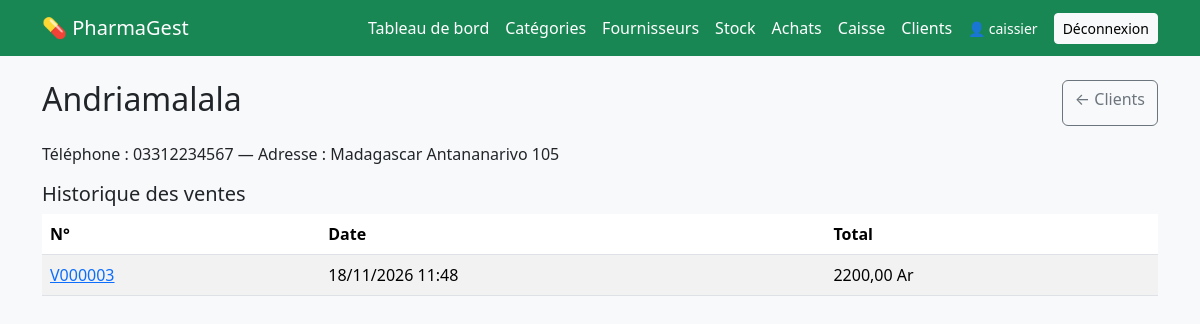
Screenshot of /clients/1/ (signed in) with the database file from the repository.
### clients/models.py (models this page shows, shortened)
class Client(models.Model):
    nom = models.CharField(max_length=150)
    telephone = models.CharField(max_length=30, blank=True)
    adresse = models.CharField(max_length=255, blank=True)
    actif = models.BooleanField(default=True)
    date_creation = models.DateTimeField(auto_now_add=True)
    class Meta:
        ordering = ["nom"]

### ventes/models.py (models this page shows, shortened)
class Vente(models.Model):
    MODES = [
        ("especes", "Espèces"),
        ("mobile_money", "Mobile money"),
        ("autre", "Autre"),
    ]
    numero = models.CharField(max_length=20, unique=True, null=True, blank=True)
    utilisateur = models.ForeignKey(
        settings.AUTH_USER_MODEL, on_delete=models.SET_NULL, null=True, blank=True
    )
    client = models.ForeignKey(
        "clients.Client", on_delete=models.SET_NULL,
        null=True, blank=True, related_name="ventes"
    )
    mode_paiement = models.CharField(max_length=20, choices=MODES, default="especes")
    total = models.DecimalField(max_digits=12, decimal_places=2, default=0)
    date = models.DateTimeField(auto_now_add=True)
    class Meta:
        ordering = ["-date"]

### clients/views.py (the view)
# urls.py: path("<int:pk>/", views.ClientDetailView.as_view(), name="client_detail"),
class ClientDetailView(DetailView):
    model = Client
    template_name = "clients/detail.html"
    def get_context_data(self, **kwargs):
        ctx = super().get_context_data(**kwargs)
        ctx["ventes"] = self.object.ventes.all()[:50]
        return ctx

### templates/clients/detail.html
{% extends "base.html" %}
{% block content %}
<div class="d-flex justify-content-between mb-3">
  <h2>{{ object.nom }}</h2>
  <a href="{% url 'client_liste' %}" class="btn btn-outline-secondary">← Clients</a>
</div>
<p>Téléphone : {{ object.telephone|default:"—" }} — Adresse : {{ object.adresse|default:"—" }}</p>
<h5>Historique des ventes</h5>
<table class="table table-striped bg-white">
  <thead><tr><th>N°</th><th>Date</th><th>Total</th></tr></thead>
  <tbody>
  {% for v in ventes %}
    <tr>
      <td><a href="{% url 'vente_detail' v.pk %}">{{ v.numero }}</a></td>
      <td>{{ v.date|date:"d/m/Y H:i" }}</td>
      <td>{{ v.total }} Ar</td>
    </tr>
  {% empty %}
    <tr><td colspan="3" class="text-center">Aucune vente.</td></tr>
  {% endfor %}
  </tbody>
</table>
{% endblock %}

### templates/base.html (shortened to what this page needs)
<!DOCTYPE html>
<html lang="fr">
<head>
  <link href="https://cdn.jsdelivr.net/npm/bootstrap@5.3.3/dist/css/bootstrap.min.css" rel="stylesheet">
</head>
<body class="bg-light">
<nav class="navbar navbar-dark bg-success mb-4">
  <div class="container">
    <a class="navbar-brand" href="{% url 'medicament_liste' %}">💊 PharmaGest</a>
    <div class="d-flex gap-3 align-items-center flex-wrap">
      <a class="nav-link text-white" href="{% url 'dashboard' %}">Tableau de bord</a>
      <a class="nav-link text-white" href="{% url 'categorie_liste' %}">Catégories</a>
      <a class="nav-link text-white" href="{% url 'fournisseur_liste' %}">Fournisseurs</a>
      <a class="nav-link text-white" href="{% url 'stock_apercu' %}">Stock</a>
      <a class="nav-link text-white" href="{% url 'achat_liste' %}">Achats</a>
      <a class="nav-link text-white" href="{% url 'caisse' %}">Caisse</a>
      <a class="nav-link text-white" href="{% url 'client_liste' %}">Clients</a>
      {% if user.is_authenticated %}
        <span class="text-white small">👤 {{ user.username }}</span>
        <form method="post" action="{% url 'logout' %}" class="m-0">
          <button class="btn btn-light btn-sm">Déconnexion</button>
        </form>
      {% endif %}
    </div>
  </div>
</nav>
<div class="container">
  {% block content %}{% endblock %}
</div>
</body>
</html>

### rows the page displays
Client: nom "Andriamalala", telephone "03312234567", adresse "Madagascar Antananarivo 105"
Vente: numero "V000003", date "18/11/2026 11:48", total "2200,00"

### other values shown
{{ user.username }} "caissier"
